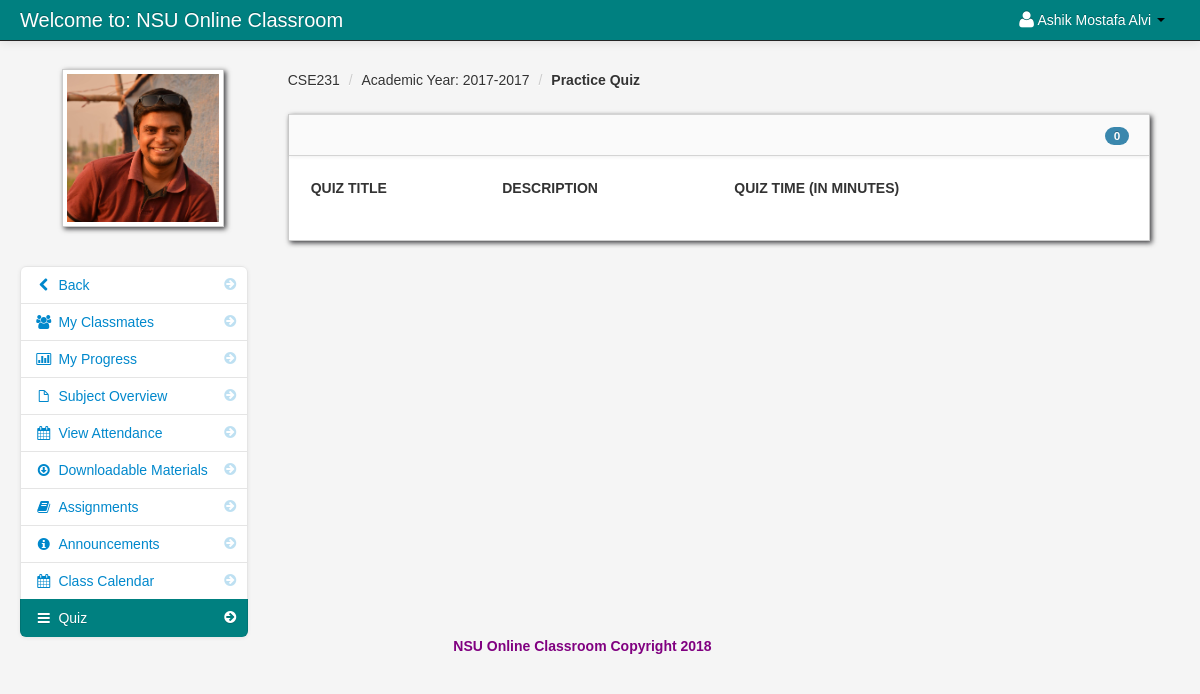
Before: /student_quiz_list.php?id=21 (signed in) with the older database file.
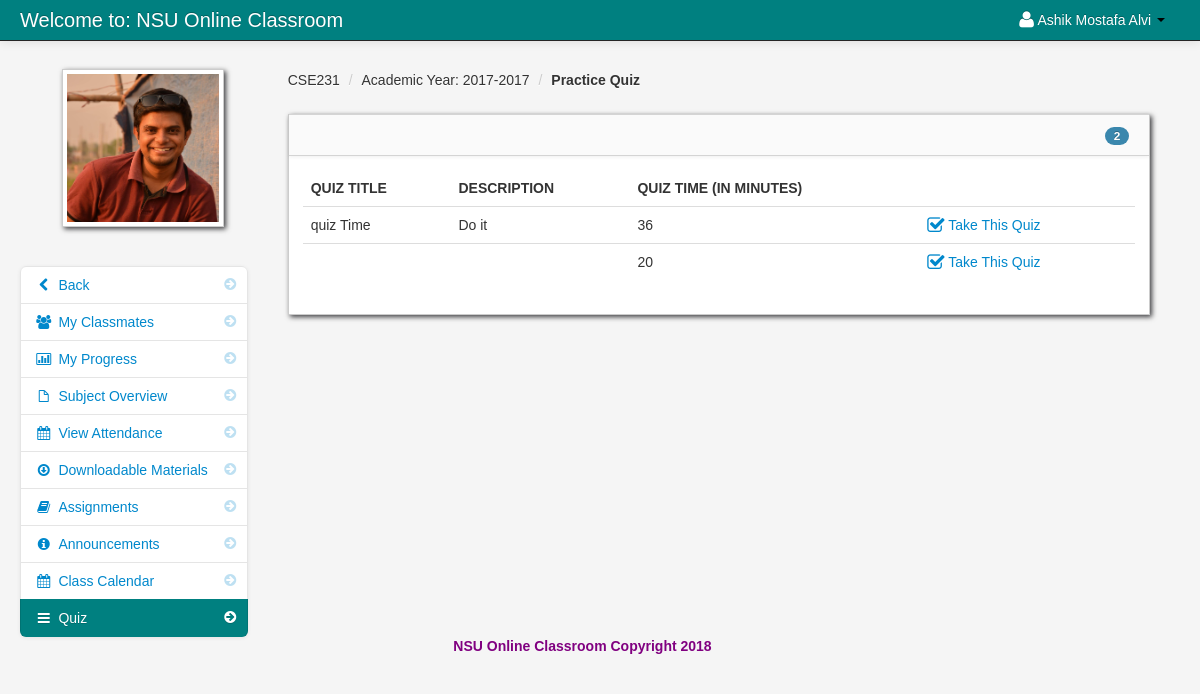
After: the same page with the newer database file.
### tables this page shows
CREATE TABLE `student` (
  `student_id` int(11) NOT NULL,
  `firstname` varchar(100) NOT NULL,
  `lastname` varchar(100) NOT NULL,
  `class_id` int(11) NOT NULL,
  `username` varchar(100) NOT NULL,
  `password` varchar(100) NOT NULL,
  `email` varchar(100) NOT NULL,
  `contact_number` int(12) NOT NULL,
  `location` varchar(100) NOT NULL,
  `status` varchar(100) NOT NULL
);

CREATE TABLE `teacher_class` (
  `teacher_class_id` int(11) NOT NULL,
  `teacher_id` int(11) NOT NULL,
  `class_id` int(11) NOT NULL,
  `semester` varchar(100) NOT NULL,
  `thumbnails` varchar(100) NOT NULL,
  `school_year` varchar(100) NOT NULL,
  `class_title` varchar(100) NOT NULL,
  `description` longtext NOT NULL,
  `Credit` int(11) NOT NULL,
  `Pre_req` varchar(100) NOT NULL
);

CREATE TABLE `class` (
  `class_id` int(11) NOT NULL,
  `class_name` varchar(100) NOT NULL
);

CREATE TABLE `class_quiz` (
  `class_quiz_id` int(11) NOT NULL,
  `teacher_class_id` int(11) NOT NULL,
  `quiz_time` int(11) NOT NULL,
  `quiz_id` int(11) NOT NULL
);

CREATE TABLE `quiz` (
  `quiz_id` int(11) NOT NULL,
  `quiz_title` varchar(50) NOT NULL,
  `quiz_description` varchar(100) NOT NULL,
  `date_added` varchar(100) NOT NULL,
  `teacher_id` int(11) NOT NULL
);

### session.php (called while the page is built, shortened)
<?php
$session_id=$_SESSION['id'];
?>

### student_quiz_list.php (the view, shortened to what this page needs)
<?php include('header_dashboard.php'); ?>
<?php include('session.php'); ?>
<?php $get_id = $_GET['id']; ?>
    <body>
		<?php include('navbar_student.php'); ?>
        <div class="container-fluid">
            <div class="row-fluid">
				<?php include('student_quiz_link.php'); ?>
                <div class="span9" id="content">
                     <div class="row-fluid">
										<?php $class_query = mysql_query("select * from teacher_class
										LEFT JOIN class ON class.class_id = teacher_class.class_id
										where teacher_class_id = '$get_id'")or die(mysql_error());
										$class_row = mysql_fetch_array($class_query);
										?>
					     <ul class="breadcrumb">
							<li><a href="#"><?php echo $class_row['class_name']; ?></a> <span class="divider">/</span></li>
							<li><a href="#">Academic Year: <?php echo $class_row['school_year']; ?></a> <span class="divider">/</span></li>
							<li><a href="#"><b>Practice Quiz</b></a></li>
						</ul>
                        <div id="block_bg" class="block">
                            <div class="navbar navbar-inner block-header">
							<?php 		$query = mysql_query("select * FROM class_quiz
										LEFT JOIN quiz on class_quiz.quiz_id = quiz.quiz_id
										where teacher_class_id = '$get_id'  ")or die(mysql_error());
										$count = mysql_num_rows($query);
							?>
                                <div id="" class="muted pull-right"><span class="badge badge-info"><?php echo $count; ?></span></div>
                            </div>
                            <div class="block-content collapse in">
                                <div class="span12">
									<form action="copy_file_student.php" method="post">
  									<table cellpadding="0" cellspacing="0" border="0" class="table" id="">
										<thead>
										        <tr>
												<th>Quiz Title</th>
												<th>Description</th>
												<th>Quiz Time (In Minutes)</th>
												<th></th>
												</tr>
										</thead>
										<tbody>
                              		<?php
										$query = mysql_query("select * FROM class_quiz
										LEFT JOIN quiz on class_quiz.quiz_id = quiz.quiz_id
										where teacher_class_id = '$get_id'  order by class_quiz_id DESC ")or die(mysql_error());
										while($row = mysql_fetch_array($query)){
										$id  = $row['class_quiz_id'];
										$quiz_id  = $row['quiz_id'];
										$quiz_time  = $row['quiz_time'];
										$query1 = mysql_query("select * from student_class_quiz where class_quiz_id = '$id' and student_id = '$session_id'")or die(mysql_error());
										$row1 = mysql_fetch_array($query1);
										$grade = $row1['grade'];
									?>
										<tr>
										 <td><?php echo $row['quiz_title']; ?></td>
                                         <td><?php  echo $row['quiz_description']; ?></td>
                                         <td><?php  echo $row['quiz_time'] / 60; ?></td>
                                         <td width="200">
										<?php if ($grade == ""){ ?>
											<a  data-placement="bottom" title="Take This Quiz" id="<?php echo $id; ?>Download" href="take_test.php<?php echo '?id='.$get_id ?>&<?php echo 'class_quiz_id='.$id; ?>&<?php echo 'test=ok' ?>&<?php echo 'quiz_id='.$quiz_id; ?>&<?php echo 'quiz_time='.$quiz_time;	 ?>"><i class="icon-check icon-large"></i> Take This Quiz</a>
										<?php }else{ ?>
										<b>Already Taken Score <?php echo $grade; ?></b>
										<?php } ?>
										</td>
										</tr>
						 <?php } ?>
										</tbody>
									</table>
									</form>
                                </div>
                            </div>
                        </div>
                    </div>
                </div>
            </div>
		<?php include('footer.php'); ?>
        </div>
		<?php include('script.php'); ?>
    </body>
</html>

### header_dashboard.php (shortened to what this page needs)
<!DOCTYPE html>
<html class="no-js">
    <head>
        <link href="admin/bootstrap/css/bootstrap.min.css" rel="stylesheet" media="screen">
        <link href="admin/bootstrap/css/bootstrap-responsive.min.css" rel="stylesheet" media="screen">
        <link href="admin/bootstrap/css/font-awesome.css" rel="stylesheet" media="screen">
        <link href="admin/bootstrap/css/my_style.css" rel="stylesheet" media="screen">
        <link href="admin/bootstrap/css/print.css" rel="stylesheet" media="print">
        <link href="admin/vendors/easypiechart/jquery.easy-pie-chart.css" rel="stylesheet" media="screen">
        <link href="admin/assets/styles.css" rel="stylesheet" media="screen">
		<link href="admin/vendors/fullcalendar/fullcalendar.css" rel="stylesheet" media="screen">
		<link href="admin/assets/DT_bootstrap.css" rel="stylesheet" media="screen">
		<link href="admin/vendors/jGrowl/jquery.jgrowl.css" rel="stylesheet" media="screen">
		<link rel="stylesheet" type="text/css" href="admin/vendors/bootstrap-wysihtml5/src/bootstrap-wysihtml5.css"></link>
		<link href="admin/vendors/jGrowl/jquery.jgrowl.css" rel="stylesheet" media="screen">
    </head>

### navbar_student.php (shortened to what this page needs)
<div class="navbar navbar-fixed-top navbar-inverse">
        <div class="navbar-inner">
            <div class="container-fluid">
                <a class="brand" href="#">Welcome to: NSU Online Classroom</a>
					<div class="nav-collapse collapse">
						<ul class="nav pull-right">
							<?php $query= mysql_query("select * from student where student_id = '$session_id'")or die(mysql_error());
									$row = mysql_fetch_array($query);
							?>
							<li class="dropdown">
								<a href="#" role="button" class="dropdown-toggle" data-toggle="dropdown"> <i class="icon-user icon-large"></i><?php echo $row['firstname']." ".$row['lastname'];  ?> <i class="caret"></i></a>
							</li>
						</ul>
					</div>
            </div>
        </div>
</div>

### student_quiz_link.php
<div class="span3" id="sidebar">
	<img id="avatar" src="admin/<?php echo $row['location']; ?>" class="img-polaroid">
		<ul class="nav nav-list bs-docs-sidenav nav-collapse collapse">
				<li class=""><a href="dashboard_student.php"><i class="icon-chevron-right"></i><i class="icon-chevron-left"></i>&nbsp;Back</a></li>
				<li class=""><a href="my_classmates.php<?php echo '?id='.$get_id; ?>"><i class="icon-chevron-right"></i><i class="icon-group"></i>&nbsp;My Classmates</a></li>
				<li class=""><a href="progress.php<?php echo '?id='.$get_id; ?>"><i class="icon-chevron-right"></i><i class="icon-bar-chart"></i>&nbsp;My Progress</a></li>
				<li class=""><a href="subject_overview_student.php<?php echo '?id='.$get_id; ?>"><i class="icon-chevron-right"></i><i class="icon-file"></i>&nbsp;Subject Overview</a></li>
				<li class=""><a href="student_attendance.php<?php echo '?id='.$get_id; ?>"><i class="icon-chevron-right"></i><i class="icon-calendar"></i>&nbsp;View Attendance</a></li>
				<li class=""><a href="downloadable_student.php<?php echo '?id='.$get_id; ?>"><i class="icon-chevron-right"></i><i class="icon-download"></i>&nbsp;Downloadable Materials</a></li>
				<li class=""><a href="assignment_student.php<?php echo '?id='.$get_id; ?>"><i class="icon-chevron-right"></i><i class="icon-book"></i>&nbsp;Assignments</a></li>
				<li class=""><a href="announcements_student.php<?php echo '?id='.$get_id; ?>"><i class="icon-chevron-right"></i><i class="icon-info-sign"></i>&nbsp;Announcements</a></li>
				<li class=""><a href="class_calendar_student.php<?php echo '?id='.$get_id; ?>"><i class="icon-chevron-right"></i><i class="icon-calendar"></i>&nbsp;Class Calendar</a></li>
				<li class="active"><a href="student_quiz_list.php<?php echo '?id='.$get_id; ?>"><i class="icon-chevron-right"></i><i class="icon-reorder"></i>&nbsp;Quiz</a></li>
		</ul>
</div>

### footer.php
<center>
		<footer>
		<p style ="color:purple" >NSU Online Classroom Copyright 2018</p>
		</footer>
</center>

### script.php (shortened to what this page needs)
	<link href="admin/vendors/datepicker.css" rel="stylesheet" media="screen">
	<link href="admin/vendors/uniform.default.css" rel="stylesheet" media="screen">
	<link href="admin/vendors/chosen.min.css" rel="stylesheet" media="screen">
<link rel="stylesheet" type="text/css" href="admin/assets//style.css" />
	<link href="admin/vendors/datepicker.css" rel="stylesheet" media="screen">

### admin/assets/styles.css (style rules this page uses)
body { padding-top: 60px; padding-bottom: 40px; background-color: #f5f5f5; }
#content { margin-left:0px; }
.breadcrumb { margin: 0 0 0px; padding: 10px 0px; background-color: transparent; }
.block { background: url("../images/pixel-60fff.png") repeat scroll 0 0 rgba(0, 0, 0, 0) !important; border: 1px solid #ccc; background: white; margin: 1em 0em; border-top: none; -webkit-box-shadow: 2px 2px 5px rgba(0, 0, 6, 0.75); -moz-box-shadow: 2px 2px 5px rgba(0, 0, 6, 0.75); box-shadow: 2px 2px 5px rgba(0, 0, 6, 0.75); }
.block-content { margin: 1em; min-height: .25em; }
.block-header { margin-bottom: 0px; border-right: none; border-left: none; -webkit-border-radius: 0px; -moz-border-radius: 0px; border-radius: 0px; }
.block-header div { padding-top: 10px; }
.bs-docs-sidenav { max-width: 228px; margin: 30px 0 0; padding: 0; background-color: #fff; -webkit-border-radius: 6px; -moz-border-radius: 6px; border-radius: 6px; -webkit-box-shadow: 0 1px 4px rgba(0,0,0,.065); -moz-box-shadow: 0 1px 4px rgba(0,0,0,.065); box-shadow: 0 1px 4px rgba(0,0,0,.065); }
.bs-docs-sidenav > li > a { display: block; width: 190px \9; margin: 0 0 -1px; padding: 8px 14px; border: 1px solid #e5e5e5; }
.bs-docs-sidenav > li:first-child > a { -webkit-border-radius: 6px 6px 0 0; -moz-border-radius: 6px 6px 0 0; border-radius: 6px 6px 0 0; }
.bs-docs-sidenav > li:last-child > a { -webkit-border-radius: 0 0 6px 6px; -moz-border-radius: 0 0 6px 6px; border-radius: 0 0 6px 6px; }
.bs-docs-sidenav > .active > a { position: relative; z-index: 2; padding: 9px 15px; border: 0; text-shadow: 0 1px 0 rgba(0,0,0,.15); -webkit-box-shadow: inset 1px 0 0 rgba(0,0,0,.1), inset -1px 0 0 rgba(0,0,0,.1); -moz-box-shadow: inset 1px 0 0 rgba(0,0,0,.1), inset -1px 0 0 rgba(0,0,0,.1); box-shadow: inset 1px 0 0 rgba(0,0,0,.1), inset -1px 0 0 rgba(0,0,0,.1); }
.bs-docs-sidenav .icon-chevron-right { float: right; margin-top: 2px; margin-right: -6px; opacity: .25; }
.bs-docs-sidenav .active .icon-chevron-right, .bs-docs-sidenav .active a:hover .icon-chevron-right { opacity: 1; }

Changed rows visible on the page:
added class_quiz: quiz.quiz_title "quiz Time", quiz.quiz_description "Do it", $row['quiz_time']/60 "36"
added class_quiz: $row['quiz_time']/60 "20"
Other visible differences:
$count: "0" → "2"
